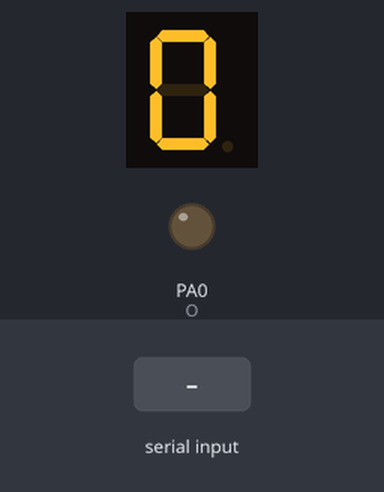
Simulated run of this sketch. Board: STM32 Blue Pill. Parts: 1-digit seven-segment display, output pins drawn as LEDs (lit = HIGH). Wiring (inferred from the names in the program): 1-digit 7-segment display, segments lit when HIGH: segments PB11, PB10, PB5, PB6, PB7, PB8, PB12. Inputs (shaded band) come from the test bench. The segment pins are drawn as the display they are named for; pins used as bus, display or sensor lines are not drawn.

Above: at 1.6 s.
1.7 s: "1" received over the second serial link
At 4.1 s:
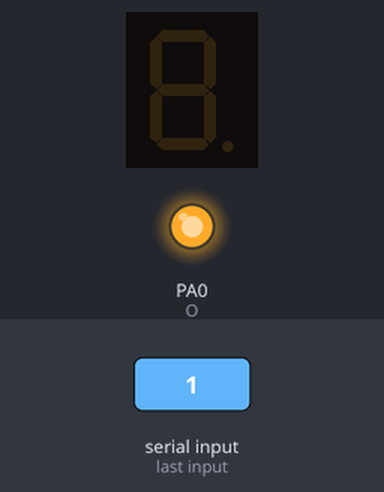
Timing chart, 0 to 5.6 s (numbered marks = the images above; inputs shaded):
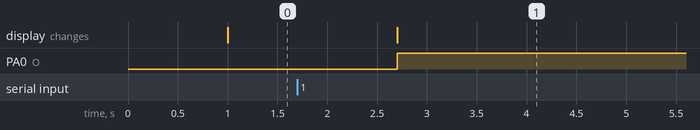

The sketch:

sketch_apr16a.ino
```cpp
#include <SoftwareSerial.h>
#include <stdio.h>

SoftwareSerial mySerial(PA3, PA2); // RX, TX

#define A PB11
#define B PB10
#define C PB5
#define D PB6
#define E PB7
#define F PB8
#define G PB12
#define O PA0


void setup() {
  Serial.begin(9600);
  mySerial.begin(4000);

  pinMode (O, OUTPUT);
  pinMode (A, OUTPUT);
  pinMode (B, OUTPUT);
  pinMode (C, OUTPUT);
  pinMode (D, OUTPUT);
  pinMode (E, OUTPUT);
  pinMode (F, OUTPUT);
  pinMode (G, OUTPUT);
}


char numbers[10]{
  252,
  96,
  218,
  242,
  102,
  182,
  190,
  224,
  254,
  246
};


typedef struct {
  int     range; // диапазон от 0 до 65 535
  int     num; // число, которое должно отображаться на семисегдентнике
} digits;

void getINFO(digits& data);

void getINFO(digits& data){
  digits buffer;
  if (!mySerial.readBytes((byte*)&buffer, sizeof(buffer))) {
    return;
  }
  data = buffer;
}

void numpad(char bits){
  digitalWrite(A, bool(bits & 128));
  digitalWrite(B, bool(bits & 64));
  digitalWrite(C, bool(bits & 32));
  digitalWrite(D, bool(bits & 16));
  digitalWrite(E, bool(bits & 8));
  digitalWrite(F, bool(bits & 4));
  digitalWrite(G, bool(bits & 2));
}

void loop() {
  digits buf;
  buf.range = 0;
  buf.num = 0;
  while(1){
    getINFO(buf);
    analogWrite(O, buf.range);
    numpad(numbers[buf.num]);
  }
}
```

Measured:
- after the input at 1.7 s, PA0 (O): LOW → HIGH after 1.0 s; the display: changes after 1.0 s (image 1)
